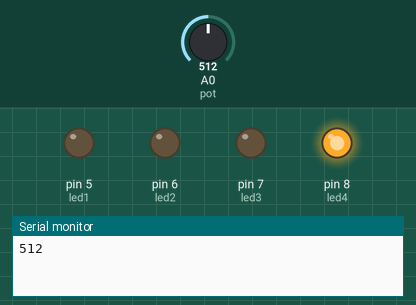
The sketch below on a simulated Arduino Uno, built with avr-gcc and run on an emulated ATmega328P. Shown: output pins drawn as LEDs (lit = HIGH), the last lines printed to the serial monitor. Inputs (shaded band) come from the test bench; at power-on: A0 (pot) = 512.

Above: at 0.05 s.
At 0.75 s:
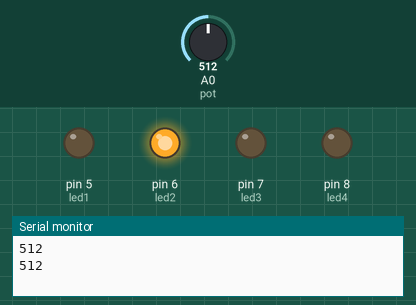
At 1.45 s:
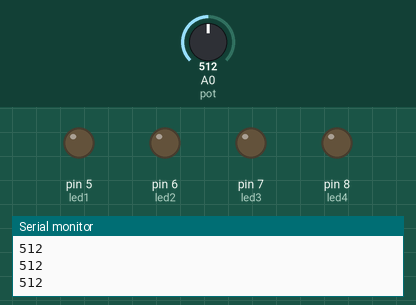
At 2.15 s:
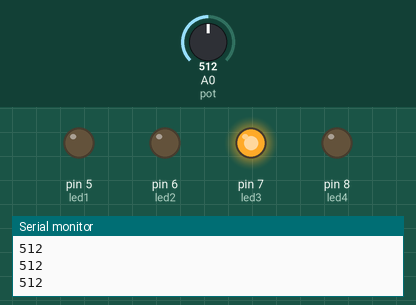
At 2.85 s:
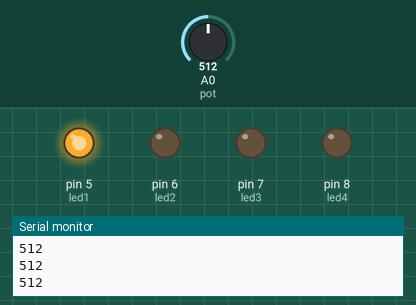
Timing chart, 0 to 3.1 s (numbered marks = the images above):
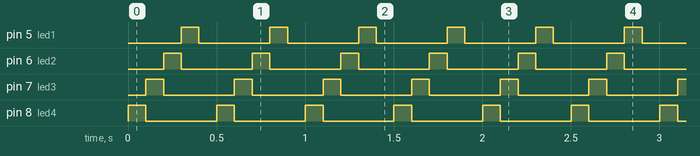

The sketch:

E02.ino
```cpp
int pot = A0;
int led1 = 5;
int led2 = 6;
int led3 = 7;
int led4 = 8;

void prenderled(int valor) {
  if (valor < 500) {
    // Encender y apagar de izquierda a derecha
    digitalWrite(led1, HIGH);
    delay(100);
    digitalWrite(led1, LOW);

    digitalWrite(led2, HIGH);
    delay(100);
    digitalWrite(led2, LOW);

    digitalWrite(led3, HIGH);
    delay(100);
    digitalWrite(led3, LOW);

    digitalWrite(led4, HIGH);
    delay(100);
    digitalWrite(led4, LOW);
  } else {
    // Encender y apagar de derecha a izquierda
    digitalWrite(led4, HIGH);
    delay(100);
    digitalWrite(led4, LOW);

    digitalWrite(led3, HIGH);
    delay(100);
    digitalWrite(led3, LOW);

    digitalWrite(led2, HIGH);
    delay(100);
    digitalWrite(led2, LOW);

    digitalWrite(led1, HIGH);
    delay(100);
    digitalWrite(led1, LOW);
  }
}

void setup() {
  pinMode(led1, OUTPUT);
  pinMode(led2, OUTPUT);
  pinMode(led3, OUTPUT);
  pinMode(led4, OUTPUT);
  Serial.begin(9600);
}

void loop() {
  int valor = analogRead(pot);  // Leer el valor del potenciómetro
  Serial.println(valor);        // Mostrar en el monitor serie
  prenderled(valor);            // Ejecutar la secuencia de LEDs
  delay(100);
}
```

Measured:
- by itself, pin 5 (led1), pin 6 (led2), pin 7 (led3), pin 8 (led4): alternates HIGH for 0.10 s and LOW for 0.40 s
